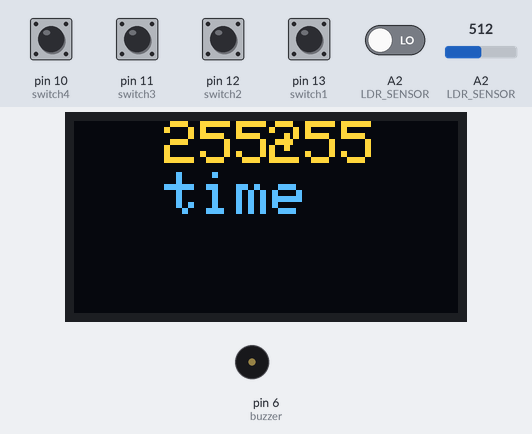
Simulated run of this sketch. Board: Arduino Uno, built with avr-gcc and run on an emulated ATmega328P. On the bench: 128×64 one-colour display, buzzer (waves = sounding). The inputs (shaded band) are chosen by the test bench; at power-on: pin 10 (switch4), pin 11 (switch3), pin 12 (switch2), pin 13 (switch1) HIGH, A2 (LDR_SENSOR) LOW, A2 (LDR_SENSOR) = 512. The OLED is the two-colour kind (top 16 rows yellow); EEPROM starts erased; what the sketch prints to the serial monitor is not drawn.

Above: at 1.22 s.
1.5 s: pin 10 (switch4) pulled LOW for 0.15 s
At 2.2 s:
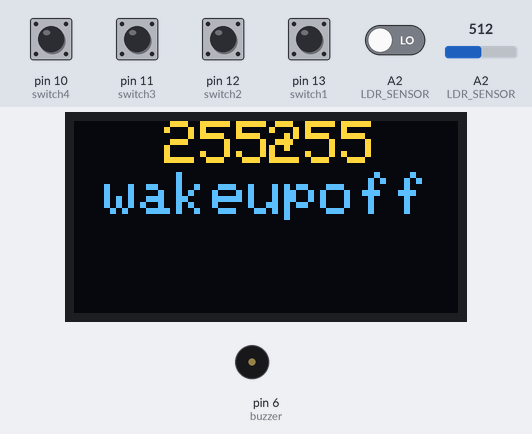
3.1 s: pin 11 (switch3) pulled LOW for 1 s
At 3.71 s:
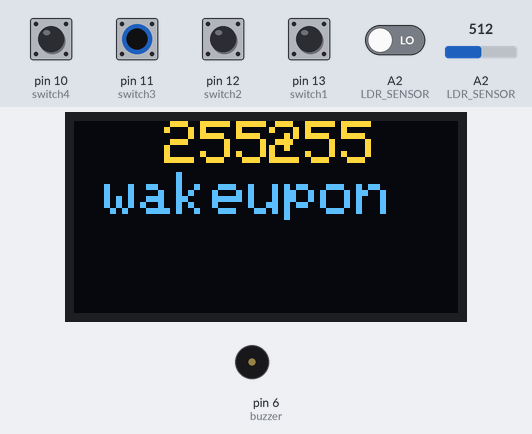
5.8 s: pin 10 (switch4) pulled LOW for 1 s
At 6.01 s:
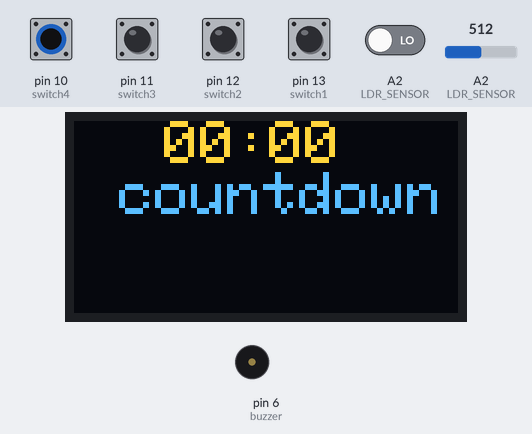
8.3 s: pin 12 (switch2) pulled LOW for 0.15 s
At 9.4 s:
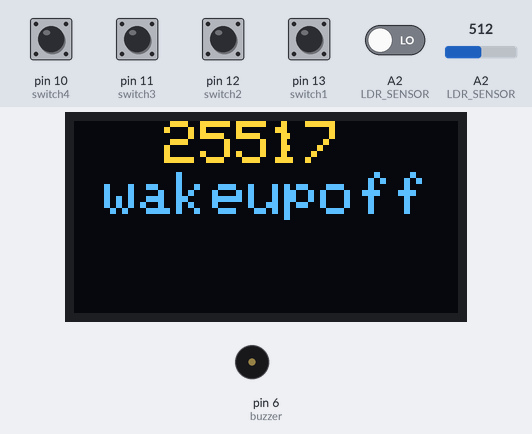
10.0 s: pin 13 (switch1) pulled LOW for 1 s
At 11.7 s:
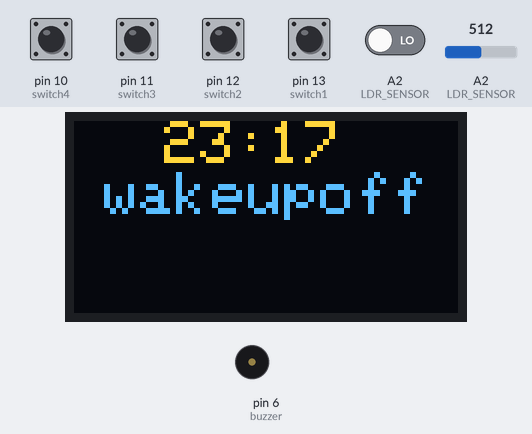
12.5 s: pin 12 (switch2) pulled LOW for 1 s
At 14.8 s:
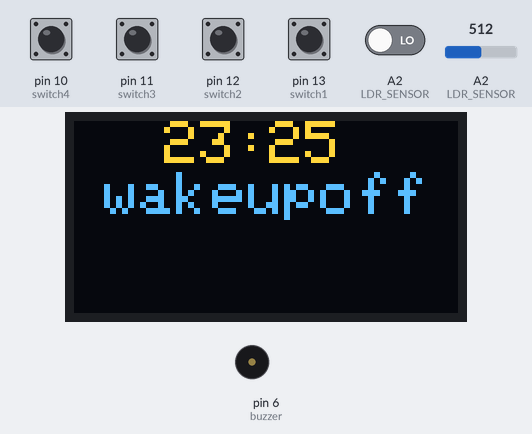
Timing chart, 0 to 16.0 s (numbered marks = the images above; inputs shaded):
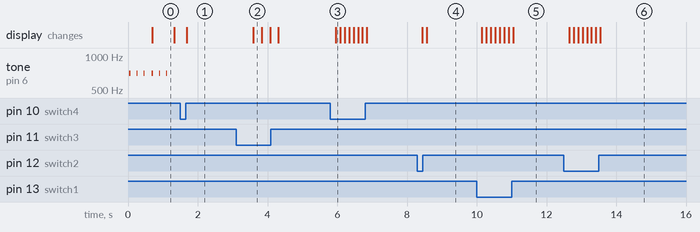

Measured:
- after the input at 1.5 s, the display: changes after 0.18 s (image 1)
- after the input at 3.1 s, the display: changes after 0.49 s (image 2)
- after the input at 5.8 s, the display: changes after 0.15 s (image 3)
- after the input at 8.3 s, the display: first changes after 0.14 s (image 4 shows a later state)
- after the input at 10.0 s, the display: first changes after 0.15 s (image 5 shows a later state)
- after the input at 12.5 s, the display: first changes after 0.15 s (image 6 shows a later state)
- by itself, tone on pin 6 (buzzer): alternates 700 Hz for 0.03 s and silent for 0.18 s

The sketch:

25_0268_0495.ino
```cpp
#include <Wire.h>
#include <SPI.h>
#include <Adafruit_GFX.h>
#include <Adafruit_SSD1306.h>
#include <TimerOne.h>
#include <EEPROM.h>

#define switch1 13              //ปุ่มที่หนึ่ง
#define switch2 12              //ปุ่มที่สอง
#define switch3 11              //ปุ่มที่สาม
#define switch4 10              //ปุ่มที่สี่
#define buzzer 6                //buzzer
#define LDR_SENSOR A2           //ใช้วัดความสว่างของแสง


#define OLED_RESET -1
Adafruit_SSD1306 OLED(OLED_RESET);

int hour, minute, second, Mode;
int wakeuptime[2], wakeupstatus;
long timer1;
int timerstatus;
int countdowntime[2], countdownstatus;

void setup()
{
  Serial.begin(9600);
  OLED.begin(SSD1306_SWITCHCAPVCC, 0x3C);
  Timer1.initialize(1000000); // microsecond
  Timer1.attachInterrupt(count);                            //กำหนดฟังก์ชันเพื่อรองรับการอินเตอร์รัพ
  OLED.clearDisplay();
  OLED.setTextColor(WHITE);
  OLED.setCursor(10, 0);
  OLED.setTextSize(2);
  pinMode(switch1, INPUT_PULLUP);
  pinMode(switch2, INPUT_PULLUP);
  pinMode(switch3, INPUT_PULLUP);
  pinMode(switch4, INPUT_PULLUP);
  pinMode(buzzer, OUTPUT);
  hour = EEPROM.read(0); //0-1023
  minute = EEPROM.read(1);
  wakeuptime[0] = EEPROM.read(2);
  wakeuptime[1] = EEPROM.read(3);
  wakeupstatus = EEPROM.read(4);
}

void loop()
{
  int value = analogRead(LDR_SENSOR);
  Serial.print("LDR_SENSOR : ");
  Serial.println(value);
  if(digitalRead(LDR_SENSOR)) {
    OLED.dim(0);
  }
  else {
    OLED.dim(1);
  }

  if (digitalRead(switch4) == 0)
  {
    Mode = (Mode + 1) % 4;
    delay(100);
  }

  if (hour == wakeuptime[0] && minute == wakeuptime[1] && second == 0 && wakeupstatus)
  {
    Serial.print("Wake up : ");
    Serial.println(wakeupstatus);
    tone(buzzer, 700, 25);
    delay(20);
    tone(buzzer, 700, 25);
    delay(200);
    tone(buzzer, 700, 25);
    delay(200);
    tone(buzzer, 700, 25);
    delay(200);
  }
  if (countdowntime[0] == 0 && countdowntime[1] == 0 && countdownstatus == 1)
  {
    Serial.print("Count down : ");
    Serial.println(countdownstatus);
    countdownstatus = 0;
    tone(buzzer, 700, 25);
    delay(200);
    tone(buzzer, 700, 25);
    delay(200);
    tone(buzzer, 700, 25);
    delay(200);
    tone(buzzer, 700, 25);
    delay(200);
  }

  OLED.clearDisplay();
  if (Mode == 0)
  {
    printtime(hour, minute);
    setTime();
    OLED.setCursor(30, 17);
    OLED.print("time");
  }
  if (Mode == 1)
  {
    wakeup();
    printtime(wakeuptime[0], wakeuptime[1]);
    OLED.setCursor(10, 17);
    OLED.print("wakeup");
    if (wakeupstatus == 1)
      OLED.print("on");
    else
      OLED.print("off");
  }
  if (Mode == 2)
  {
    countdown();
    printtime(countdowntime[0], countdowntime[1]);
    OLED.setCursor(15, 17);
    OLED.print("countdown");
  }
  if (Mode == 3)
  {
    timer();
    printtime(timer1 / 60, timer1 % 60);
    OLED.setCursor(30, 17);
    OLED.print("timer");
  }
  OLED.display();
}

void printtime(int a, int b)
{
  OLED.setCursor(30, 0);
  if (a < 10)
  {
    OLED.print("0");
  }
  OLED.print(a);

  OLED.print(":");

  OLED.setCursor(65, 0);
  if (b < 10)
  {
    OLED.print("0");
  }
  OLED.print(b);
}

void count()
{
  second++;
  if (second == 60)
  {
    second = 0;
    minute++;
  }
  if (minute == 60)
  {
    minute = 0;
    hour++;
  }
  hour %= 24;
  if (countdownstatus == 1)
  {
    countdowntime[1]--;
    if (countdowntime[1] == -1)
    {
      countdowntime[1] = 59;
      countdowntime[0]--;
    }
  }
  if (timerstatus == 1)
  {
    timer1++;
  }
}

void setTime()
{
  if (digitalRead(switch1) == 0)
  {
    hour++;
    hour = hour % 24;
    delay(100);
  }
  if (digitalRead(switch2) == 0)
  {
    minute++;
    minute = minute % 60;
    delay(100);
  }
  if (digitalRead(switch3) == 0) //EEPROM
  {
    EEPROM.put(0, hour);
    EEPROM.put(1, minute);
    delay(100);
  }
}

void wakeup()
{
  if (digitalRead(switch1) == 0)
  {
    wakeuptime[0]++;
    wakeuptime[0] = wakeuptime[0] % 24;
    delay(100);
  }
  if (digitalRead(switch2) == 0)
  {
    wakeuptime[1]++;
    wakeuptime[1] = wakeuptime[1] % 60;
    delay(100);
  }
  if (digitalRead(switch3) == 0) //EEPROM
  {
    EEPROM.put(2, wakeuptime[0]);
    EEPROM.put(3, wakeuptime[1]);
    wakeupstatus = !wakeupstatus;
    EEPROM.put(4, wakeupstatus);
    delay(200);
  }
}
void countdown()
{
  if (digitalRead(switch1) == 0)
  {
    countdowntime[0]++;
    delay(100);
  }
  if (digitalRead(switch2) == 0)
  {
    countdowntime[1]++;
    countdowntime[1] = countdowntime[1] % 60;
    delay(100);
  }
  if (digitalRead(switch3) == 0) //EEPROM
  {
    countdownstatus = 1;                                                          //start countdown
    delay(200);
  }
  if (countdownstatus == 1 && digitalRead(switch1) == 0)
  {
    countdowntime[0] = 0;
    countdowntime[1] = 0;
    countdownstatus = 0;
    delay(200);
  }
}
void timer()
{
  if (digitalRead(switch1) == 0)
  {
    timerstatus = !timerstatus;
    delay(200);
  }
  if (digitalRead(switch2) == 0)
  {
    timer1 = 0;
    delay(100);
  }
}
```
